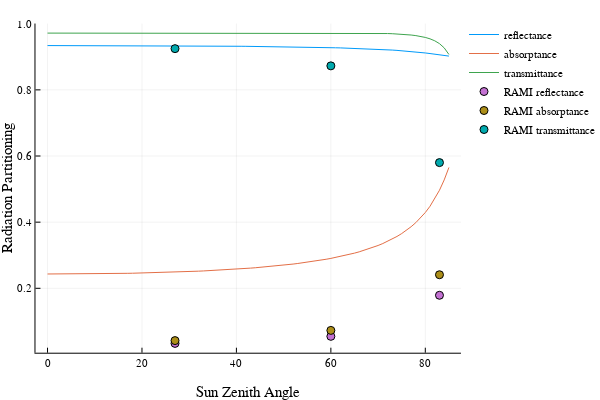

The code cell stored with this chart in its notebook:
### Code cell
SZA=0:1:85
plot(SZA, reflNIR_SZA,label="reflectance")
plot!(SZA, absNIR_SZA,label="absorptance")
plot!(SZA, transNIR_SZA,label="transmittance")

scatter!(RAMI_SZA, RAMI_reflNIR_050_BLK,label="RAMI reflectance")
scatter!(RAMI_SZA, RAMI_absNIR_050_BLK,label="RAMI absorptance")
scatter!(RAMI_SZA, RAMI_transNIR_050_BLK,label="RAMI transmittance")
ylabel!("Radiation Partitioning")
xlabel!("Sun Zenith Angle")

### Figure 1 — Plotly figure (JSON) as saved in the notebook; plotly's stock layout.template omitted (floating-point values rounded to 4 significant figures)
{"data": [{"colorbar": {"title": ""}, "legendgroup": "reflectance", "line": {"color": "rgba(0, 154, 250, 1.000)", "dash": "solid", "shape": "linear", "width": 1}, "mode": "lines", "name": "reflectance", "showlegend": true, "type": "scatter", "x": [0, 1, 2, 3, 4, 5, 6, 7, 8, 9, 10, 11, 12, 13, 14, 15, 16, 17, 18, 19, 20, 21, 22, 23, 24, 25, 26, 27, 28, 29, 30, 31, 32, 33, 34, 35, 36, 37, 38, 39, 40, 41, 42, 43, 44, 45, 46, 47, 48, 49, 50, 51, 52, 53, 54, 55, 56, 57, 58, 59, 60, 61, 62, 63, 64, 65, 66, 67, 68, 69, 70, 71, 72, 73, 74, 75, 76, 77, 78, 79, 80, 81, 82, 83, 84, 85], "xaxis": "x1", "y": [0.934, 0.934, 0.9339, 0.9339, 0.9339, 0.9339, 0.9339, 0.9339, 0.9339, 0.9339, 0.9339, 0.9338, 0.9338, 0.9338, 0.9338, 0.9337, 0.9337, 0.9337, 0.9336, 0.9336, 0.9335, 0.9335, 0.9334, 0.9334, 0.9333, 0.9333, 0.9332, 0.9332, 0.9331, 0.933, 0.9329, 0.9329, 0.9328, 0.9327, 0.9326, 0.9325, 0.9324, 0.9323, 0.9322, 0.9321, 0.9319, 0.9318, 0.9317, 0.9315, 0.9314, 0.9312, 0.9311, 0.9309, 0.9307, 0.9305, 0.9303, 0.9301, 0.9299, 0.9296, 0.9294, 0.9291, 0.9289, 0.9286, 0.9283, 0.928, 0.9276, 0.9273, 0.9269, 0.9265, 0.926, 0.9256, 0.9251, 0.9245, 0.924, 0.9233, 0.9227, 0.9219, 0.9212, 0.9203, 0.9194, 0.9184, 0.9173, 0.916, 0.9147, 0.9132, 0.9116, 0.9098, 0.9078, 0.9058, 0.9038, 0.9021], "yaxis": "y1", "zmax": null, "zmin": null}, {"colorbar": {"title": ""}, "legendgroup": "absorptance", "line": {"color": "rgba(227, 111, 71, 1.000)", "dash": "solid", "shape": "linear", "width": 1}, "mode": "lines", "name": "absorptance", "showlegend": true, "type": "scatter", "x": [0, 1, 2, 3, 4, 5, 6, 7, 8, 9, 10, 11, 12, 13, 14, 15, 16, 17, 18, 19, 20, 21, 22, 23, 24, 25, 26, 27, 28, 29, 30, 31, 32, 33, 34, 35, 36, 37, 38, 39, 40, 41, 42, 43, 44, 45, 46, 47, 48, 49, 50, 51, 52, 53, 54, 55, 56, 57, 58, 59, 60, 61, 62, 63, 64, 65, 66, 67, 68, 69, 70, 71, 72, 73, 74, 75, 76, 77, 78, 79, 80, 81, 82, 83, 84, 85], "xaxis": "x1", "y": [0.2433, 0.2433, 0.2433, 0.2433, 0.2434, 0.2435, 0.2435, 0.2436, 0.2437, 0.2439, 0.244, 0.2441, 0.2443, 0.2445, 0.2446, 0.2448, 0.245, 0.2453, 0.2456, 0.2459, 0.2462, 0.2466, 0.2469, 0.2473, 0.2477, 0.2481, 0.2485, 0.249, 0.2495, 0.2501, 0.2506, 0.2512, 0.2518, 0.2525, 0.2532, 0.2538, 0.2546, 0.2554, 0.2562, 0.2571, 0.258, 0.259, 0.26, 0.2611, 0.2622, 0.2633, 0.2645, 0.2658, 0.2672, 0.2686, 0.2701, 0.2717, 0.2733, 0.275, 0.2769, 0.2788, 0.2809, 0.283, 0.2854, 0.2878, 0.2904, 0.2932, 0.2962, 0.2993, 0.3027, 0.3063, 0.3103, 0.3145, 0.3191, 0.324, 0.3294, 0.3353, 0.3418, 0.3489, 0.3568, 0.3655, 0.3753, 0.3863, 0.3987, 0.4129, 0.4292, 0.4481, 0.4703, 0.4964, 0.5277, 0.5654], "yaxis": "y1", "zmax": null, "zmin": null}, {"colorbar": {"title": ""}, "legendgroup": "transmittance", "line": {"color": "rgba(62, 164, 78, 1.000)", "dash": "solid", "shape": "linear", "width": 1}, "mode": "lines", "name": "transmittance", "showlegend": true, "type": "scatter", "x": [0, 1, 2, 3, 4, 5, 6, 7, 8, 9, 10, 11, 12, 13, 14, 15, 16, 17, 18, 19, 20, 21, 22, 23, 24, 25, 26, 27, 28, 29, 30, 31, 32, 33, 34, 35, 36, 37, 38, 39, 40, 41, 42, 43, 44, 45, 46, 47, 48, 49, 50, 51, 52, 53, 54, 55, 56, 57, 58, 59, 60, 61, 62, 63, 64, 65, 66, 67, 68, 69, 70, 71, 72, 73, 74, 75, 76, 77, 78, 79, 80, 81, 82, 83, 84, 85], "xaxis": "x1", "y": [0.9716, 0.9716, 0.9716, 0.9716, 0.9716, 0.9716, 0.9716, 0.9717, 0.9717, 0.9717, 0.9717, 0.9717, 0.9717, 0.9717, 0.9717, 0.9717, 0.9717, 0.9717, 0.9717, 0.9717, 0.9717, 0.9718, 0.9718, 0.9718, 0.9718, 0.9718, 0.9718, 0.9718, 0.9719, 0.9719, 0.9719, 0.9719, 0.9719, 0.9719, 0.972, 0.972, 0.972, 0.972, 0.972, 0.9721, 0.9721, 0.9721, 0.9721, 0.9722, 0.9722, 0.9722, 0.9722, 0.9722, 0.9723, 0.9723, 0.9723, 0.9723, 0.9723, 0.9723, 0.9724, 0.9724, 0.9724, 0.9723, 0.9724, 0.9723, 0.9723, 0.9723, 0.9722, 0.9722, 0.9721, 0.972, 0.9719, 0.9718, 0.9716, 0.9714, 0.9711, 0.9707, 0.9703, 0.9698, 0.9691, 0.9683, 0.9672, 0.9658, 0.964, 0.9617, 0.9586, 0.9543, 0.9483, 0.9398, 0.927, 0.907], "yaxis": "y1", "zmax": null, "zmin": null}, {"colorbar": {"title": ""}, "legendgroup": "RAMI reflectance", "marker": {"color": "rgba(195, 113, 210, 1.000)", "line": {"color": "rgba(0, 0, 0, 1.000)", "width": 1}, "size": 8, "symbol": "circle"}, "mode": "markers", "name": "RAMI reflectance", "showlegend": true, "type": "scatter", "x": [27, 60, 83], "xaxis": "x1", "y": [0.03345, 0.05472, 0.1789], "yaxis": "y1", "zmax": null, "zmin": null}, {"colorbar": {"title": ""}, "legendgroup": "RAMI absorptance", "marker": {"color": "rgba(172, 142, 24, 1.000)", "line": {"color": "rgba(0, 0, 0, 1.000)", "width": 1}, "size": 8, "symbol": "circle"}, "mode": "markers", "name": "RAMI absorptance", "showlegend": true, "type": "scatter", "x": [27, 60, 83], "xaxis": "x1", "y": [0.04188, 0.07274, 0.241], "yaxis": "y1", "zmax": null, "zmin": null}, {"colorbar": {"title": ""}, "legendgroup": "RAMI transmittance", "marker": {"color": "rgba(0, 170, 174, 1.000)", "line": {"color": "rgba(0, 0, 0, 1.000)", "width": 1}, "size": 8, "symbol": "circle"}, "mode": "markers", "name": "RAMI transmittance", "showlegend": true, "type": "scatter", "x": [27, 60, 83], "xaxis": "x1", "y": [0.9247, 0.8725, 0.5801], "yaxis": "y1", "zmax": null, "zmin": null}], "layout": {"annotations": [], "height": 400, "legend": {"bgcolor": "rgba(255, 255, 255, 1.000)", "bordercolor": "rgba(0, 0, 0, 1.000)", "font": {"color": "rgba(0, 0, 0, 1.000)", "family": "sans-serif", "size": 11}, "tracegroupgap": 0, "x": 1, "y": 1}, "margin": {"b": 20, "l": 0, "r": 0, "t": 20}, "paper_bgcolor": "rgba(255, 255, 255, 1.000)", "plot_bgcolor": "rgba(255, 255, 255, 1.000)", "showlegend": true, "width": 600, "xaxis": {"anchor": "y1", "domain": [0.07647, 0.9934], "gridcolor": "rgba(0, 0, 0, 0.100)", "gridwidth": 0.5, "linecolor": "rgba(0, 0, 0, 1.000)", "mirror": false, "range": [-2.55, 87.55], "showgrid": true, "showline": true, "showticklabels": true, "tickangle": 0, "tickcolor": "rgb(0, 0, 0)", "tickfont": {"color": "rgba(0, 0, 0, 1.000)", "family": "sans-serif", "size": 11}, "tickmode": "array", "ticks": "inside", "ticktext": ["0", "20", "40", "60", "80"], "tickvals": [0, 20, 40, 60, 80], "title": "Sun Zenith Angle", "titlefont": {"color": "rgba(0, 0, 0, 1.000)", "family": "sans-serif", "size": 15}, "type": "-", "visible": true, "zeroline": false, "zerolinecolor": "rgba(0, 0, 0, 1.000)"}, "yaxis": {"anchor": "x1", "domain": [0.07581, 0.9902], "gridcolor": "rgba(0, 0, 0, 0.100)", "gridwidth": 0.5, "linecolor": "rgba(0, 0, 0, 1.000)", "mirror": false, "range": [0.005287, 1.001], "showgrid": true, "showline": true, "showticklabels": true, "tickangle": 0, "tickcolor": "rgb(0, 0, 0)", "tickfont": {"color": "rgba(0, 0, 0, 1.000)", "family": "sans-serif", "size": 11}, "tickmode": "array", "ticks": "inside", "ticktext": ["0.2", "0.4", "0.6", "0.8", "1.0"], "tickvals": [0.2, 0.4, 0.6, 0.8, 1], "title": "Radiation Partitioning", "titlefont": {"color": "rgba(0, 0, 0, 1.000)", "family": "sans-serif", "size": 15}, "type": "-", "visible": true, "zeroline": false, "zerolinecolor": "rgba(0, 0, 0, 1.000)"}}}
